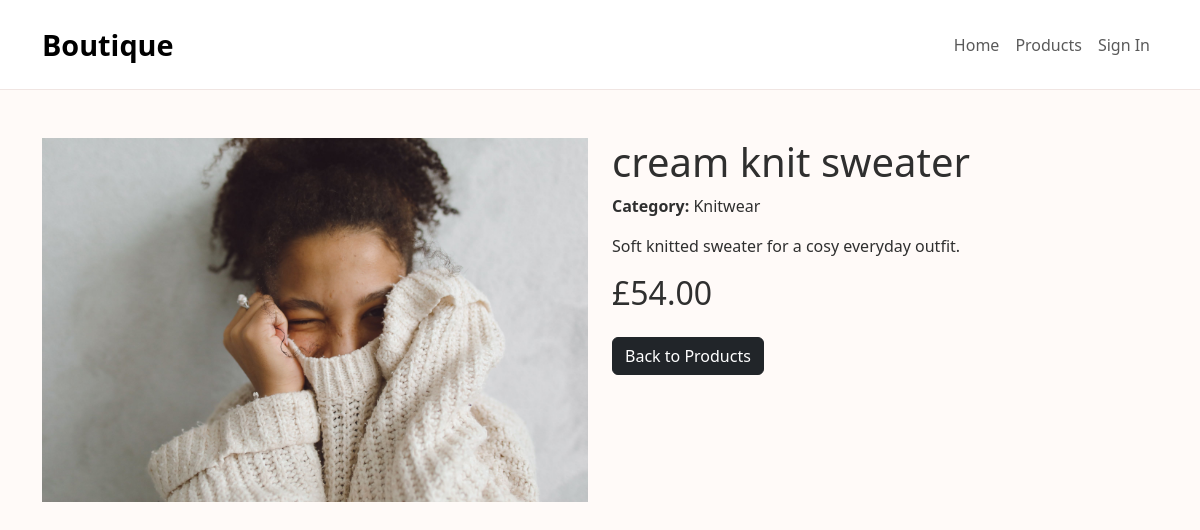
Page /products/6/ on the committed database.
### products/models.py (models this page shows, shortened)
class Product(models.Model):
    category = models.ForeignKey(
        Category,
        on_delete=models.SET_NULL,
        null=True,
        blank=True,
        related_name='products'
    )
    name = models.CharField(max_length=100)
    description = models.TextField()
    price = models.DecimalField(max_digits=6, decimal_places=2)
    image = models.ImageField(upload_to='products/')

class Category(models.Model):
    name = models.CharField(max_length=100)

### products/views.py (the view)
# urls.py: path('<int:id>/', views.product_detail, name='product_detail'),
def product_detail(request, id):
    product = get_object_or_404(Product, id=id)
    context = {
        'product': product,
    }
    return render(request, 'products/product_detail.html', context)

### templates/products/product_detail.html (shortened to what this page needs)
{% extends "base.html" %}
{% load static %}
{% block content %}
<div class="container mt-5">
    <div class="row">
        <div class="col-md-6">
            <img src="{% static 'media/' %}{{ product.image.name }}"
                 class="img-fluid"
                 alt="{{ product.name }}">
        </div>
        <div class="col-md-6">
            <h1>{{ product.name }}</h1>
            <p>
                <strong>Category:</strong>
                {{ product.category.name }}
            </p>
            <p>{{ product.description }}</p>
            <h2>£{{ product.price }}</h2>
            <a href="{% url 'products' %}" class="btn btn-dark mt-3">
                Back to Products
            </a>
        </div>
    </div>
</div>
{% endblock %}

### home/static/css/style.css (style rules this page uses)
body { background-color: #fffaf8; color: #2f2f2f; }

### rows in the picture
Product: image.name (picture), name "cream knit sweater", category.name "Knitwear", description "Soft knitted sweater for a cosy everyday outfit.", price "54.00"
